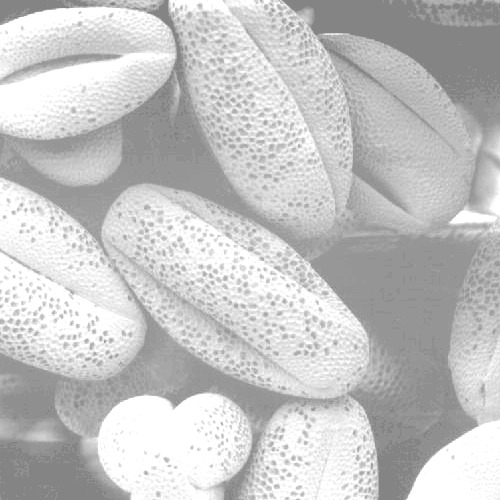
#> input picture example/Ch3/Fig0320(1)(top_left).tif, 500 x 500 px, found by its file name
$ python ImageHistogramExtraction.py
#> lines starting #> are read from the running program, lines starting #| are printed output that depends on the picture

import os
import cv2
import numpy as np
import matplotlib.pyplot as plt

save_path = './Ch3.Intensity Transformations and Spatial Filtering/opencv_histogram/result'

if not os.path.exists(save_path) : os.makedirs(save_path)

light_image = cv2.imread('./example/Ch3/Fig0320(1)(top_left).tif')
#> light_image is the input picture: shape (500, 500, 3); min 132, max 255, mean 196.4
gray_image = cv2.imread('./example/Ch3/Fig0320(2)(2nd_from_top).tif')
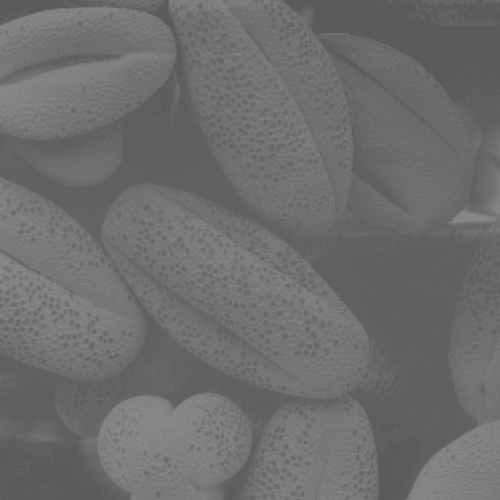
#> input picture example/Ch3/Fig0320(2)(2nd_from_top).tif, 500 x 500 px, found by its file name
#> gray_image is the input picture: shape (500, 500, 3); min 91, max 138, mean 109.1
high_cont_image = cv2.imread('./example/Ch3/Fig0320(3)(third_from_top).tif')
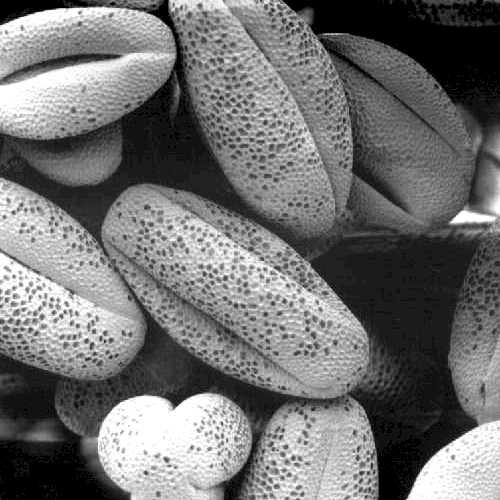
#> input picture example/Ch3/Fig0320(3)(third_from_top).tif, 500 x 500 px, found by its file name
#> high_cont_image is the input picture: shape (500, 500, 3); min 0, max 255, mean 113.2
dark_image = cv2.imread('./example/Ch3/Fig0320(4)(bottom_left).tif')
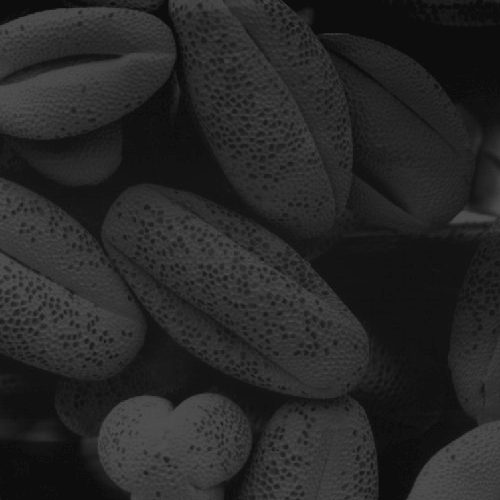
#> input picture example/Ch3/Fig0320(4)(bottom_left).tif, 500 x 500 px, found by its file name
#> dark_image is the input picture: shape (500, 500, 3); min 13, max 83, mean 38.7

light_hist = cv2.calcHist(light_image, [0], None, [256], [0, 256])
#> light_hist = 256 values, max 585 at index 132, min 0 at index 0, mean 5.86
gray_hist = cv2.calcHist(gray_image, [0], None, [256], [0, 256])
#> gray_hist = 256 values, max 579 at index 91, min 0 at index 0, mean 5.86
high_cont_hist = cv2.calcHist(high_cont_image, [0], None, [256], [0, 256])
#> high_cont_hist = 256 values, max 579 at index 0, min 0 at index 1, mean 5.86
dark_hist = cv2.calcHist(dark_image, [0], None, [256], [0, 256])
#> dark_hist = 256 values, max 585 at index 13, min 0 at index 0, mean 5.86

fig, ax = plt.subplots(2, 4)
ax[0, 0].imshow(light_image, cmap='gray');
ax[0, 0].axis('off')

ax[0, 1].imshow(gray_image, cmap='gray');
ax[0, 1].axis('off')

ax[0, 2].imshow(high_cont_image, cmap='gray');
ax[0, 2].axis('off')

ax[0, 3].imshow(dark_image, cmap='gray');
ax[0, 3].axis('off')

ax[1, 0].bar(np.arange(light_hist.shape[0]), np.squeeze(light_hist))
ax[1, 0].set_yticks([])

ax[1, 1].bar(np.arange(gray_hist.shape[0]), np.squeeze(gray_hist))
ax[1, 1].set_yticks([])

ax[1, 2].bar(np.arange(high_cont_hist.shape[0]), np.squeeze(high_cont_hist))
ax[1, 2].set_yticks([])

ax[1, 3].bar(np.arange(dark_hist.shape[0]), np.squeeze(dark_hist))
ax[1, 3].set_yticks([])

plt.tight_layout()
plt.subplots_adjust(left=0, bottom=0, right=1, top=1, hspace=0, wspace=0)
plt.savefig(os.path.join(save_path, 'Image Histogram example.png'), bbox_inches = 'tight', pad_inches = 0)
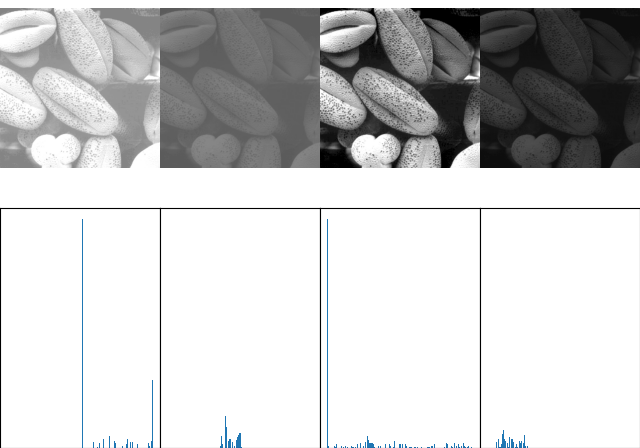
#> figure drawn by matplotlib, 8 panels
